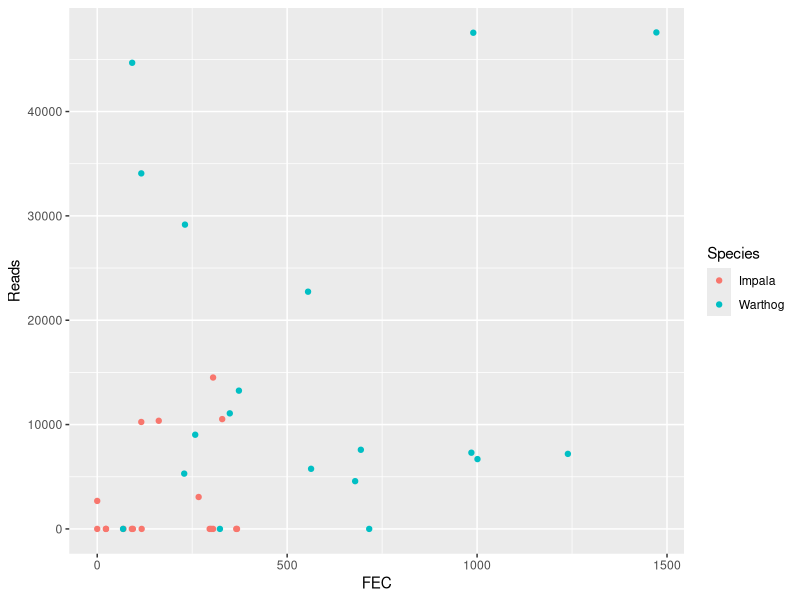
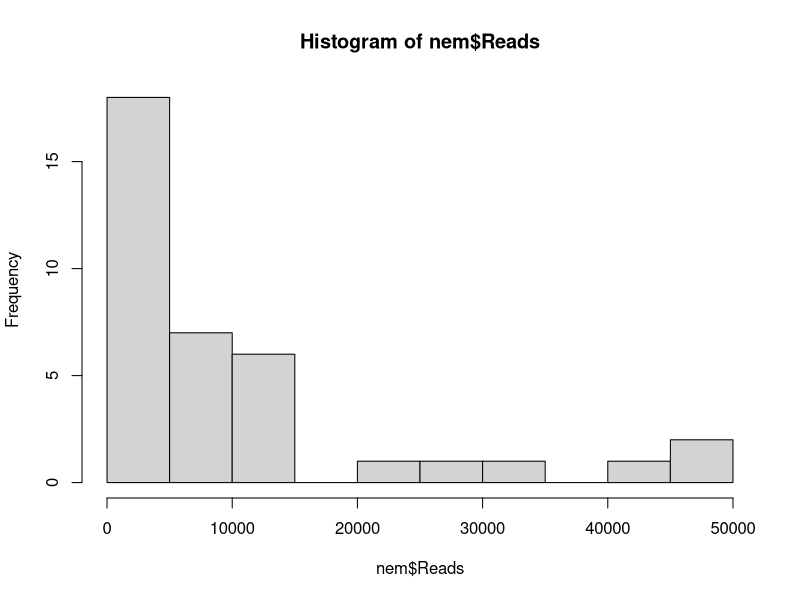
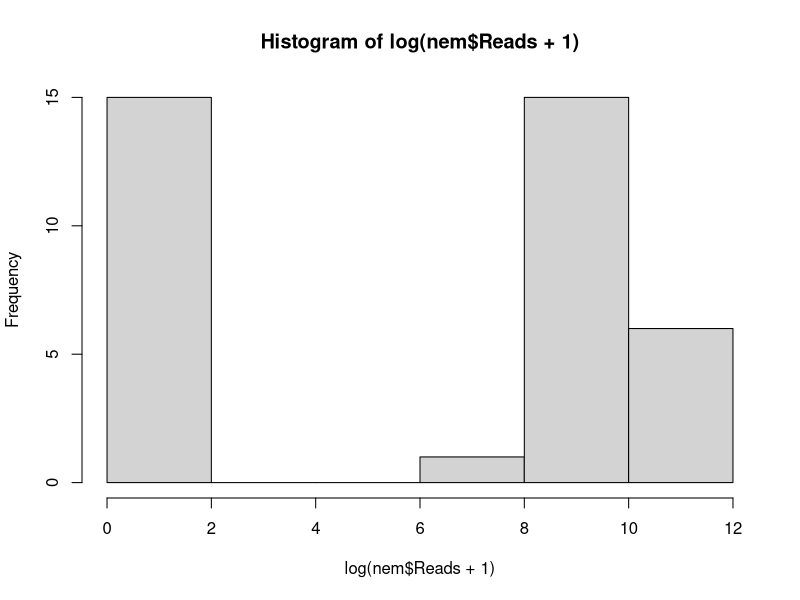
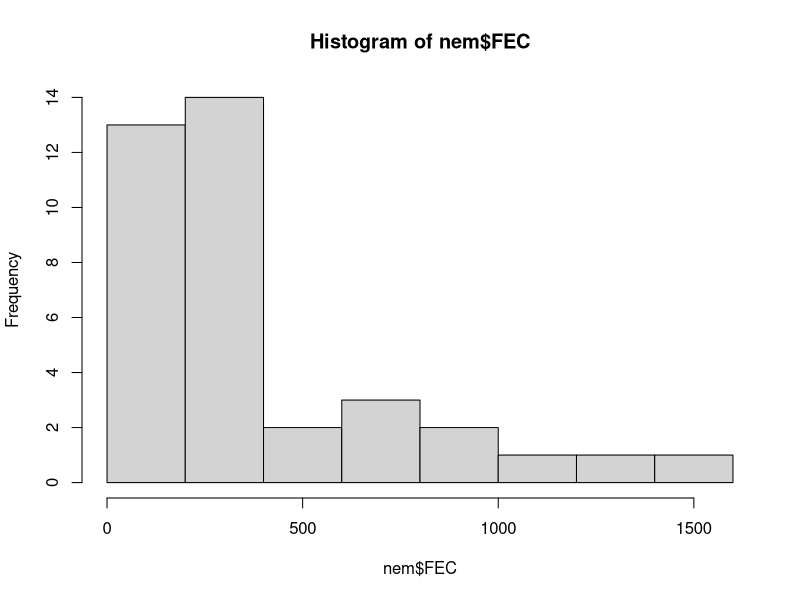
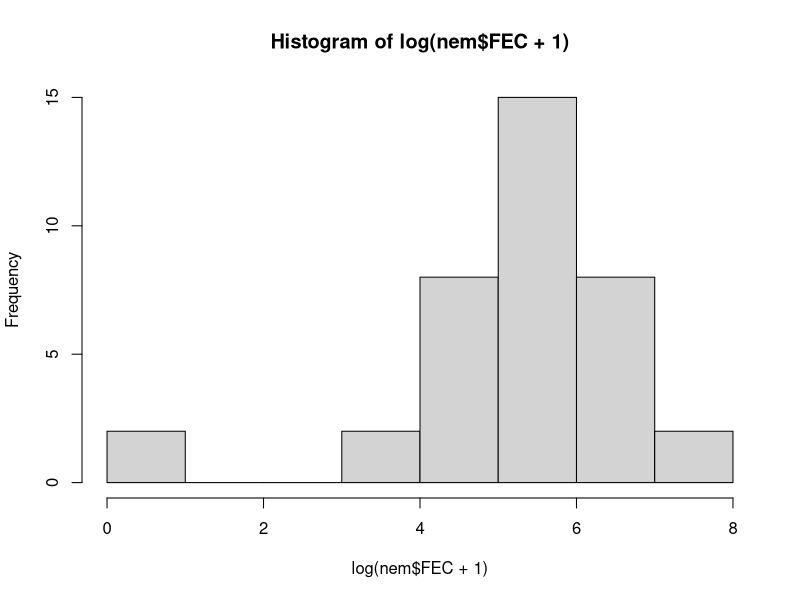
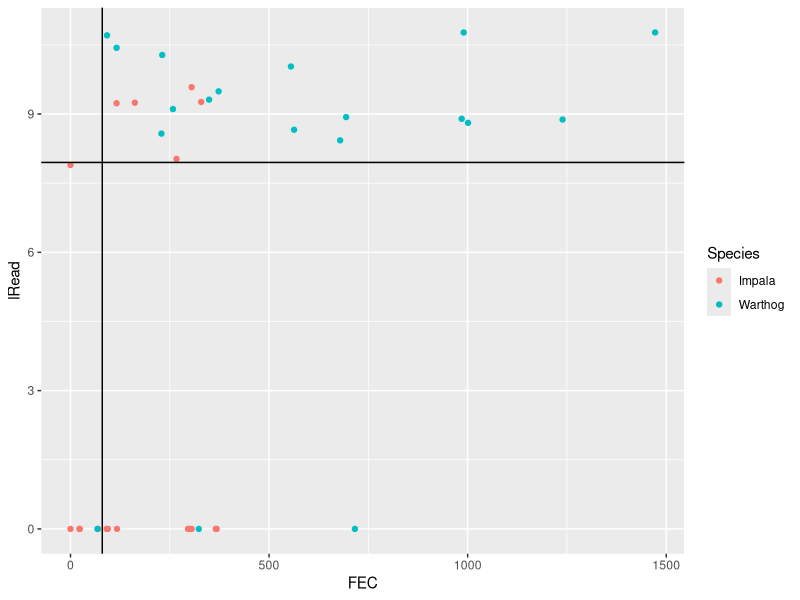
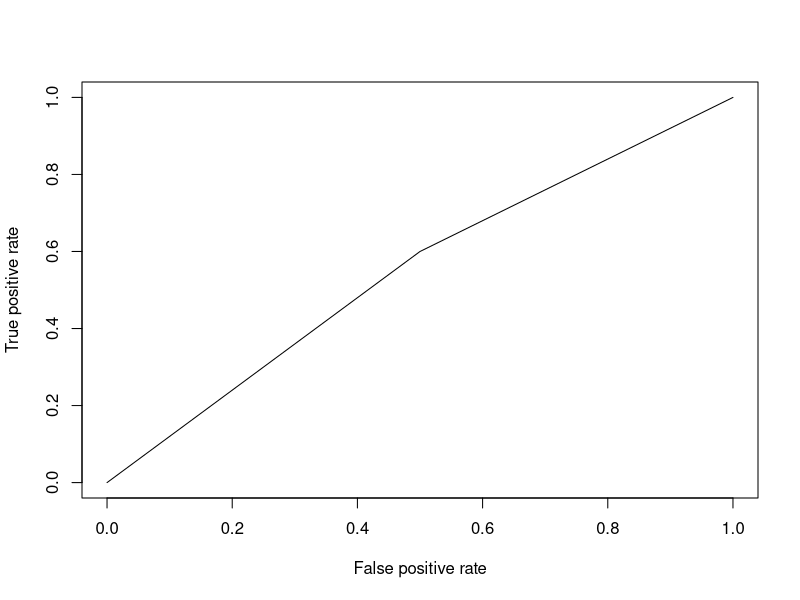
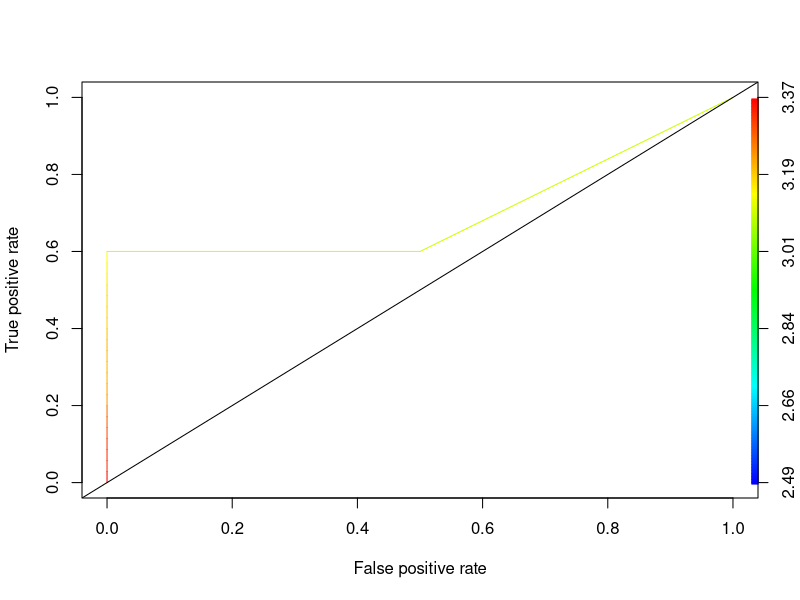

Reproduce these figures in R, in order.
nem <- read.csv("FEC_comparison.csv")

head(nem)

library(tidyverse)

ggplot(nem, aes(x=FEC, y=Reads))+
  geom_point(aes(color=Species))

cor(nem$Reads,nem$FEC)             

hist(nem$Reads)             
hist(log(nem$Reads+1))
hist(nem$FEC)
hist(log(nem$FEC+1))

nem$lRead <- log(nem$Reads + 1)
nem$lFEC <- log(nem$FEC +1)

ggplot(nem, aes(x=FEC, y=lRead))+
  geom_point(aes(color=Species))+
  geom_vline(xintercept=80)+
  geom_hline(yintercept=7.95)

head(nem)
p <- mutate(nem, ifelse(nem$FEC >0,1,0))
q <- mutate(nem, ifelse(nem$Reads >0,1,0))
nem$Rbin <- q[,16]
nem$Fbin <- p[,16]

library(ROCR)
preds <- prediction(predictions=nem$Rbin, labels=nem$Fbin)
perf <- performance(preds, "tpr","fpr")
plot(perf)

nem

mod <- glm(Fbin~lRead, data=nem, family="binomial")
summary(mod)

ps <- predict(mod)

preds <- prediction(predictions=ps, labels=nem$Fbin)
perf <- performance(preds, "tpr","fpr")
plot(perf, colorize=T)
abline(b=1, a=0)
# best threshold is where there are no false positives

cor.test(nem$lFEC, nem$lRead, method="spearman")
